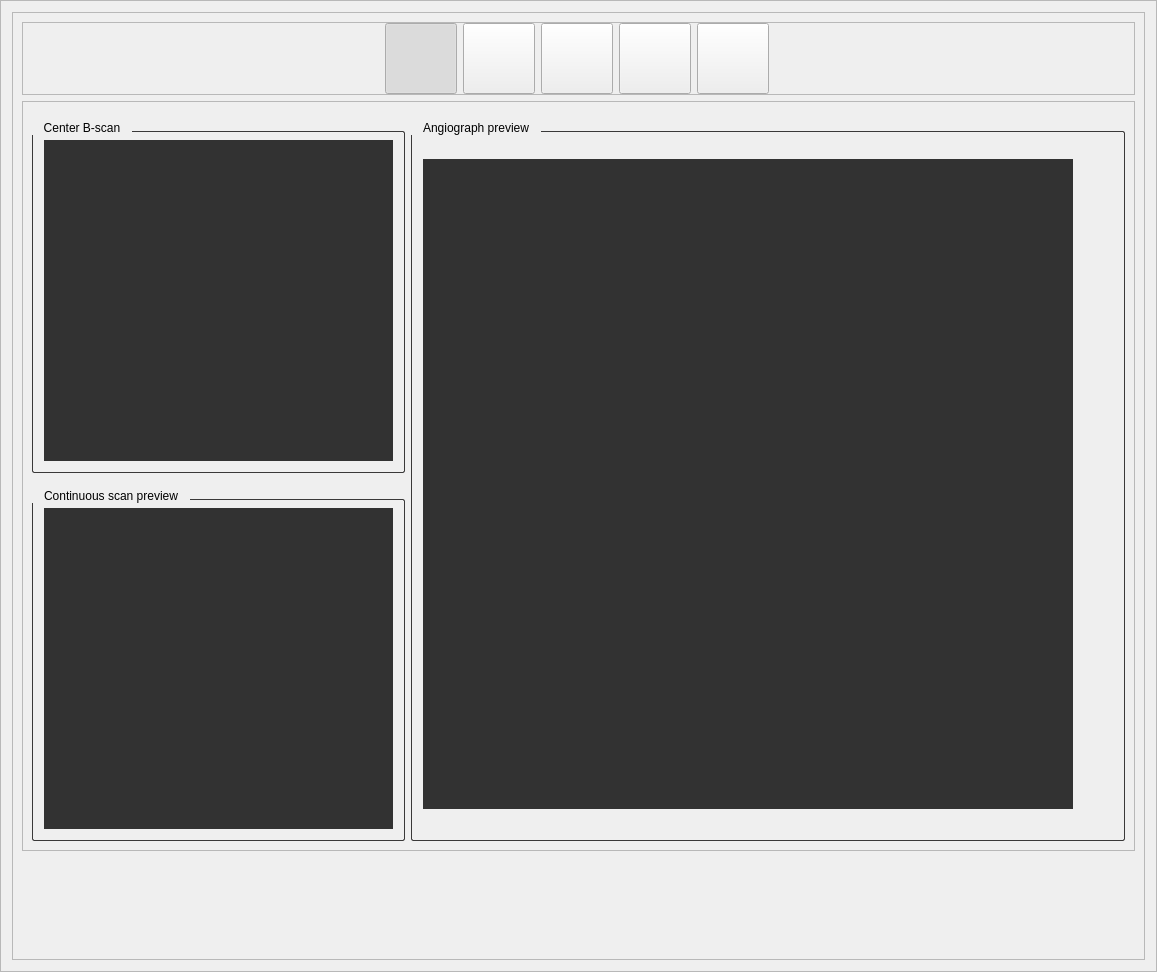
            <widget class="QFrame" name="frame_main_angio_capture_center_9">
             <property name="minimumSize">
              <size>
               <width>500</width>
               <height>0</height>
              </size>
             </property>
             <property name="styleSheet">
              <string notr="true">QFrame#frame_main_angio_capture_center {
 border: 1px solid #444;
 padding: -8px;
}</string>
             </property>
             <property name="frameShape">
              <enum>QFrame::StyledPanel</enum>
             </property>
             <property name="frameShadow">
              <enum>QFrame::Raised</enum>
             </property>
             <layout class="QVBoxLayout" name="verticalLayout_24">
              <item>
               <widget class="QFrame" name="frame_main_angio_capture_center_10">
                <property name="minimumSize">
                 <size>
                  <width>500</width>
                  <height>0</height>
                 </size>
                </property>
                <property name="styleSheet">
                 <string notr="true">QFrame#frame_main_angio_capture_center {
 border: 1px solid #444;
 padding: -8px;
}</string>
                </property>
                <property name="frameShape">
                 <enum>QFrame::StyledPanel</enum>
                </property>
                <property name="frameShadow">
                 <enum>QFrame::Raised</enum>
                </property>
                <layout class="QVBoxLayout" name="verticalLayout_25">
                 <item>
                  <widget class="QFrame" name="frame_67">
                   <property name="minimumSize">
                    <size>
                     <width>0</width>
                     <height>0</height>
                    </size>
                   </property>
                   <property name="maximumSize">
                    <size>
                     <width>16777215</width>
                     <height>1677215</height>
                    </size>
                   </property>
                   <property name="frameShape">
                    <enum>QFrame::StyledPanel</enum>
                   </property>
                   <property name="frameShadow">
                    <enum>QFrame::Raised</enum>
                   </property>
                   <layout class="QHBoxLayout" name="horizontalLayout_48">
                    <property name="spacing">
                     <number>0</number>
                    </property>
                    <property name="margin">
                     <number>0</number>
                    </property>
                    <item>
                     <spacer name="horizontalSpacer_31">
                      <property name="orientation">
                       <enum>Qt::Horizontal</enum>
                      </property>
                      <property name="sizeType">
                       <enum>QSizePolicy::Expanding</enum>
                      </property>
                      <property name="sizeHint" stdset="0">
                       <size>
                        <width>40</width>
                        <height>20</height>
                       </size>
                      </property>
                     </spacer>
                    </item>
                    <item>
                     <widget class="QFrame" name="frame_68">
                      <property name="minimumSize">
                       <size>
                        <width>400</width>
                        <height>0</height>
                       </size>
                      </property>
                      <property name="maximumSize">
                       <size>
                        <width>400</width>
                        <height>16777215</height>
                       </size>
                      </property>
                      <property name="frameShape">
                       <enum>QFrame::NoFrame</enum>
                      </property>
                      <property name="frameShadow">
                       <enum>QFrame::Raised</enum>
                      </property>
                      <layout class="QHBoxLayout" name="horizontalLayout_49">
                       <property name="spacing">
                        <number>0</number>
                       </property>
                       <property name="margin">
                        <number>0</number>
                       </property>
                       <item>
                        <widget class="QToolButton" name="toolButton_75">
                         <property name="icon">
                          <iconset resource="grey_icons.qrc">
                           <normaloff>:/greys/images/grey_icons/forward.svg</normaloff>:/greys/images/grey_icons/forward.svg</iconset>
                         </property>
                         <property name="iconSize">
                          <size>
                           <width>64</width>
                           <height>64</height>
                          </size>
                         </property>
                         <property name="checkable">
                          <bool>true</bool>
                         </property>
                         <property name="checked">
                          <bool>true</bool>
                         </property>
                        </widget>
                       </item>
                       <item>
                        <widget class="QToolButton" name="toolButton_76">
                         <property name="icon">
                          <iconset resource="grey_icons.qrc">
                           <normaloff>:/greys/images/grey_icons/pause.svg</normaloff>:/greys/images/grey_icons/pause.svg</iconset>
                         </property>
                         <property name="iconSize">
                          <size>
                           <width>64</width>
                           <height>64</height>
                          </size>
                         </property>
                         <property name="checkable">
                          <bool>true</bool>
                         </property>
                         <property name="checked">
                          <bool>false</bool>
                         </property>
                        </widget>
                       </item>
                       <item>
                        <widget class="QToolButton" name="toolButton_77">
                         <property name="icon">
                          <iconset resource="grey_icons.qrc">
                           <normaloff>:/greys/images/grey_icons/full_extent.svg</normaloff>:/greys/images/grey_icons/full_extent.svg</iconset>
                         </property>
                         <property name="iconSize">
                          <size>
                           <width>64</width>
                           <height>64</height>
                          </size>
                         </property>
                         <property name="checkable">
                          <bool>false</bool>
                         </property>
                         <property name="checked">
                          <bool>false</bool>
                         </property>
                        </widget>
                       </item>
                       <item>
                        <widget class="QToolButton" name="toolButton_78">
                         <property name="icon">
                          <iconset resource="grey_icons.qrc">
                           <normaloff>:/greys/images/grey_icons/save.svg</normaloff>:/greys/images/grey_icons/save.svg</iconset>
                         </property>
                         <property name="iconSize">
                          <size>
                           <width>64</width>
                           <height>64</height>
                          </size>
                         </property>
                         <property name="checkable">
                          <bool>false</bool>
                         </property>
                         <property name="checked">
                          <bool>false</bool>
                         </property>
                        </widget>
                       </item>
                       <item>
                        <widget class="QToolButton" name="toolButton_79">
                         <property name="icon">
                          <iconset resource="grey_icons.qrc">
                           <normaloff>:/greys/images/grey_icons/reset.svg</normaloff>:/greys/images/grey_icons/reset.svg</iconset>
                         </property>
                         <property name="iconSize">
                          <size>
                           <width>64</width>
                           <height>64</height>
                          </size>
                         </property>
                         <property name="checkable">
                          <bool>false</bool>
                         </property>
                         <property name="checked">
                          <bool>false</bool>
                         </property>
                        </widget>
                       </item>
                      </layout>
                     </widget>
                    </item>
                    <item>
                     <spacer name="horizontalSpacer_32">
                      <property name="orientation">
                       <enum>Qt::Horizontal</enum>
                      </property>
                      <property name="sizeHint" stdset="0">
                       <size>
                        <width>40</width>
                        <height>20</height>
                       </size>
                      </property>
                     </spacer>
                    </item>
                   </layout>
                  </widget>
                 </item>
                 <item>
                  <widget class="QFrame" name="frame_69">
                   <property name="minimumSize">
                    <size>
                     <width>0</width>
                     <height>750</height>
                    </size>
                   </property>
                   <property name="maximumSize">
                    <size>
                     <width>16777215</width>
                     <height>1677215</height>
                    </size>
                   </property>
                   <property name="frameShape">
                    <enum>QFrame::StyledPanel</enum>
                   </property>
                   <property name="frameShadow">
                    <enum>QFrame::Raised</enum>
                   </property>
                   <layout class="QGridLayout" name="gridLayout_24">
                    <item row="0" column="0">
                     <widget class="QGroupBox" name="groupBox_34">
                      <property name="minimumSize">
                       <size>
                        <width>373</width>
                        <height>337</height>
                       </size>
                      </property>
                      <property name="styleSheet">
                       <string notr="true">QGroupBox {
    border:1px solid #3A3939;
    border-radius: 2px;
    margin-top: 20px;
}

QGroupBox::title {
    subcontrol-origin: margin;
    subcontrol-position: top left;
    padding-left: 10px;
    padding-right: 10px;
    padding-top: 10px;
}

QFrame {
  background-color: rgb(50, 50, 50);
}</string>
                      </property>
                      <property name="title">
                       <string>Center B-scan</string>
                      </property>
                      <layout class="QGridLayout" name="gridLayout_26">
                       <item row="0" column="0">
                        <widget class="QLabel" name="label_68">
                         <property name="maximumSize">
                          <size>
                           <width>373</width>
                           <height>337</height>
                          </size>
                         </property>
                         <property name="text">
                          <string/>
                         </property>
                         <property name="pixmap">
                          <pixmap resource="oct_gallery_resources.qrc">:/website/images/oct_gallery/square_cat1_retina36s.jpg</pixmap>
                         </property>
                         <property name="scaledContents">
                          <bool>true</bool>
                         </property>
                        </widget>
                       </item>
                      </layout>
                     </widget>
                    </item>
                    <item row="1" column="0">
                     <widget class="QGroupBox" name="groupBox_35">
                      <property name="minimumSize">
                       <size>
                        <width>373</width>
                        <height>337</height>
                       </size>
                      </property>
                      <property name="styleSheet">
                       <string notr="true">QGroupBox {
    border:1px solid #3A3939;
    border-radius: 2px;
    margin-top: 20px;
}

QGroupBox::title {
    subcontrol-origin: margin;
    subcontrol-position: top left;
    padding-left: 10px;
    padding-right: 10px;
    padding-top: 10px;
}

QFrame {
  background-color: rgb(50, 50, 50);
}</string>
                      </property>
                      <property name="title">
                       <string>Continuous scan preview</string>
                      </property>
                      <layout class="QGridLayout" name="gridLayout_27">
                       <item row="0" column="0">
                        <widget class="QLabel" name="label_69">
                         <property name="maximumSize">
                          <size>
                           <width>373</width>
                           <height>337</height>
                          </size>
                         </property>
                         <property name="text">
                          <string/>
                         </property>
                         <property name="pixmap">
                          <pixmap resource="oct_gallery_resources.qrc">:/website/images/oct_gallery/square_retina11.jpg</pixmap>
                         </property>
                         <property name="scaledContents">
                          <bool>true</bool>
                         </property>
                        </widget>
                       </item>
                      </layout>
                     </widget>
                    </item>
                    <item row="0" column="1" rowspan="2">
                     <widget class="QGroupBox" name="groupBox_36">
                      <property name="minimumSize">
                       <size>
                        <width>373</width>
                        <height>337</height>
                       </size>
                      </property>
                      <property name="styleSheet">
                       <string notr="true">QGroupBox {
    border:1px solid #3A3939;
    border-radius: 2px;
    margin-top: 20px;
}

QGroupBox::title {
    subcontrol-origin: margin;
    subcontrol-position: top left;
    padding-left: 10px;
    padding-right: 10px;
    padding-top: 10px;
}

QFrame {
  background-color: rgb(50, 50, 50);
}</string>
                      </property>
                      <property name="title">
                       <string>Angiograph preview</string>
                      </property>
                      <layout class="QHBoxLayout" name="horizontalLayout_50">
                       <item>
                        <widget class="QLabel" name="label_70">
                         <property name="minimumSize">
                          <size>
                           <width>650</width>
                           <height>650</height>
                          </size>
                         </property>
                         <property name="maximumSize">
                          <size>
                           <width>650</width>
                           <height>650</height>
                          </size>
                         </property>
                         <property name="text">
                          <string/>
                         </property>
                         <property name="pixmap">
                          <pixmap resource="oct_gallery_resources.qrc">:/website/images/oct_gallery/retina_angiograph_03.jpg</pixmap>
                         </property>
                         <property name="scaledContents">
                          <bool>true</bool>
                         </property>
                        </widget>
                       </item>
                       <item>
                        <spacer name="horizontalSpacer_5">
                         <property name="orientation">
                          <enum>Qt::Horizontal</enum>
                         </property>
                         <property name="sizeHint" stdset="0">
                          <size>
                           <width>40</width>
                           <height>20</height>
                          </size>
                         </property>
                        </spacer>
                       </item>
                      </layout>
                     </widget>
                    </item>
                   </layout>
                  </widget>
                 </item>
                 <item>
                  <spacer name="verticalSpacer_21">
                   <property name="orientation">
                    <enum>Qt::Vertical</enum>
                   </property>
                   <property name="sizeHint" stdset="0">
                    <size>
                     <width>20</width>
                     <height>99</height>
                    </size>
                   </property>
                  </spacer>
                 </item>
                </layout>
               </widget>
              </item>
             </layout>
            </widget>
